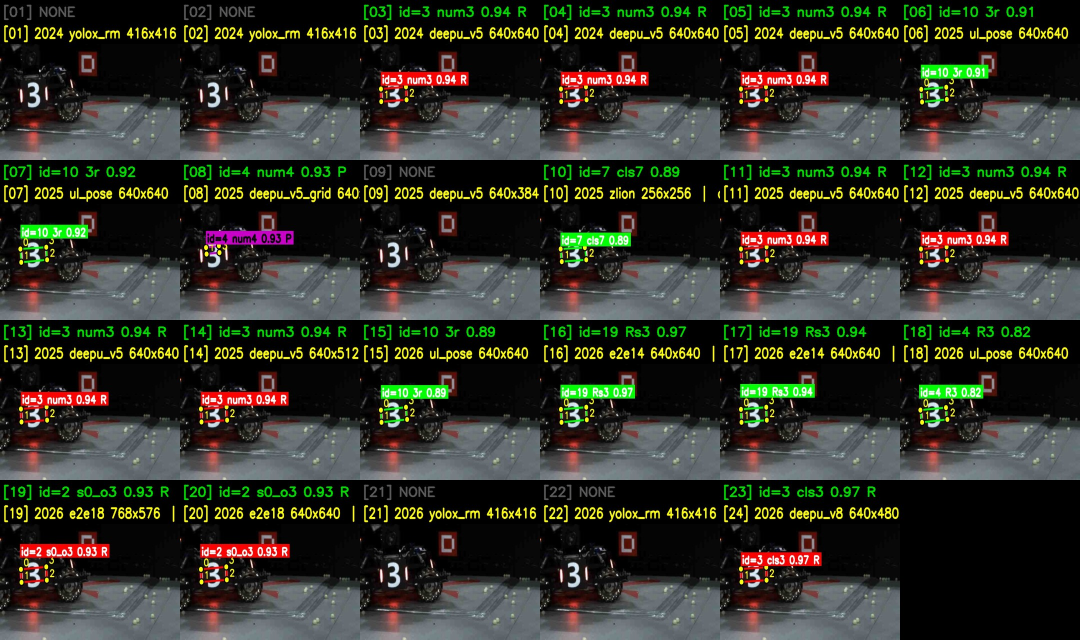
#> input picture data/armor_query/sheet_0020_crop.jpg, 2160 x 1280 px, given as the content of the folder /workspace/RM2025-Armor-Public-Dataset, which was not available (shown at 1/2 size)
$ python prepare_calibration_data.py
#> lines starting #> are read from the running program, lines starting #| are printed output that depends on the picture; pictures that were not available may be replaced by others from this repository, and a replacement may not be noted
#!/usr/bin/env python3
"""生成 RDK X5 PTQ 校准集。

处理链路（与部署/训练预处理严格一致，参考 data/AT_NN_Detector/README.md）：
    letterbox 模式：BGR 原图 -> letterbox(缩放+填充 114) -> BGR2RGB -> /255.0 -> float32 -> NCHW/NHWC -> .bin
    stretch   模式：BGR 原图 -> resize 直拉(无填充，对齐 SHtech 预处理) -> BGR2RGB -> 后同上

筛选策略（依据 docs/数据集使用规范.md）：
    1. 剔除低质量小图（min(w,h) < min_side）
    2. aHash 近似重复帧去重
    3. 按亮度分桶分层抽样，保证暗光/强光两端都有覆盖

输出：
    <out>/images/*.bin      校准数据本体（单输入可直接把 <out>/images 作为 cal_data_dir）
    <out>/source/*.jpg      预处理后的可视化图，仅用于人工检查
    <out>/manifest.csv      抽样清单（亮度、分桶、原始尺寸）
    <out>/README.md         使用说明与 yaml 片段
"""

import argparse
import csv
import os
import shutil

import cv2
import numpy as np

# 亮度分桶与配额，总和需等于 --count
BUCKETS = [
    (0, 15, 15),
    (15, 30, 20),
    (30, 50, 55),
    (50, 80, 65),
    (80, 120, 35),
    (120, 180, 8),
    (180, 256, 2),
]


def ahash(gray, size=16):
    g = cv2.resize(gray, (size, size), interpolation=cv2.INTER_AREA)
    return (g > g.mean()).astype(np.uint8).tobytes()


def letterbox(img_bgr, target_h, target_w, fill=114):
    h, w = img_bgr.shape[:2]
    scale = min(target_w / w, target_h / h)
    nw, nh = max(int(round(w * scale)), 1), max(int(round(h * scale)), 1)
    resized = cv2.resize(img_bgr, (nw, nh), interpolation=cv2.INTER_AREA)
    canvas = np.full((target_h, target_w, 3), fill, dtype=np.uint8)
    pad_t, pad_l = (target_h - nh) // 2, (target_w - nw) // 2
    canvas[pad_t:pad_t + nh, pad_l:pad_l + nw] = resized
    return canvas, scale, (pad_l, pad_t)


def stretch(img_bgr, target_h, target_w):
    """直拉 resize（无 letterbox/填充），对齐 SHtech_auto_aim 的预处理。"""
    h, w = img_bgr.shape[:2]
    canvas = cv2.resize(img_bgr, (target_w, target_h), interpolation=cv2.INTER_AREA)
    # scale 列记录 x 向缩放系数（y 向可能不同），pad 恒为 0
    return canvas, target_w / w, (0, 0)


def collect(src, min_side):
    """读取图片 -> 尺寸过滤 -> 去重，返回 [(path, img, brightness)]。"""
    names = sorted(f for f in os.listdir(src) if f.lower().endswith((".jpg", ".jpeg", ".png")))
    items, seen, tiny, dup = [], set(), 0, 0
    for name in names:
        img = cv2.imread(os.path.join(src, name))
        if img is None:
            continue
        h, w = img.shape[:2]
        if min(h, w) < min_side:
            tiny += 1
            continue
        key = ahash(cv2.cvtColor(img, cv2.COLOR_BGR2GRAY))
        if key in seen:
            dup += 1
            continue
        seen.add(key)
        items.append((name, img, float(img.mean())))
    print(f"[filter] 总数 {len(names)} -> 剔除小图 {tiny} -> 去重 {dup} -> 可用 {len(items)}")
    return items


def stratified_pick(items, count):
    """按亮度分桶分层抽样，桶内按文件名均匀跨步，保证场景分散。"""
    picked, report = [], []
    for lo, hi, quota in BUCKETS:
        if quota <= 0:
            continue
        pool = sorted([it for it in items if lo <= it[2] < hi], key=lambda x: x[0])
        if not pool:
            report.append((lo, hi, 0, 0))
            continue
        if len(pool) <= quota:
            sel = pool
        else:
            idx = np.linspace(0, len(pool) - 1, quota).round().astype(int)
            sel = [pool[int(i)] for i in np.unique(idx)]
        picked.extend(sel)
        report.append((lo, hi, len(pool), len(sel)))
    picked.sort(key=lambda x: x[0])
    print("[sample] 亮度分桶抽样结果（桶区间 / 池大小 / 实选）")
    for lo, hi, pool_n, sel_n in report:
        print(f"         [{lo:>3},{hi:>3})  池={pool_n:>4}  选={sel_n:>3}")
    print(f"[sample] 合计 {len(picked)} 张（目标 {count}）")
    return picked


def main():
    ap = argparse.ArgumentParser()
    ap.add_argument("--src", default="/workspace/RM2025-Armor-Public-Dataset")
    ap.add_argument("--out", default="/workspace/data/horizon_x5/data/calibration_data")
    ap.add_argument("--count", type=int, default=200)
    ap.add_argument("--height", type=int, default=576)
    ap.add_argument("--width", type=int, default=768)
    ap.add_argument("--min-side", type=int, default=360)
    ap.add_argument("--layout", choices=["nchw", "nhwc"], default="nchw")
    ap.add_argument("--resize-mode", choices=["letterbox", "stretch"], default="letterbox",
                    help="letterbox: 缩放+114 填充（AT_NN 等模型）；stretch: 直拉 resize（SHtech 模型，无填充）")
    ap.add_argument("--input-name", default="images")
    ap.add_argument("--dtype", choices=["float32", "uint8"], default="float32",
                    help="float32: 已归一化(/255)，配 norm_type:no_preprocess；"
                         "uint8: 原始 0~255，配 input_type_rt:rgb + data_scale(1/255)")
    args = ap.parse_args()

    img_dir = os.path.join(args.out, "images")
    src_dir = os.path.join(args.out, "source")
    for d in (img_dir, src_dir):
        if os.path.exists(d):
            shutil.rmtree(d)
        os.makedirs(d)

    items = collect(args.src, args.min_side)
#> in collect, img is the input picture: shape (1280, 2160, 3); mean B, G, R 40.3, 49.6, 49.2
#> in ahash, `g = cv2.resize(gray, (size, size), interpolation=cv2.INTER_AREA)`:
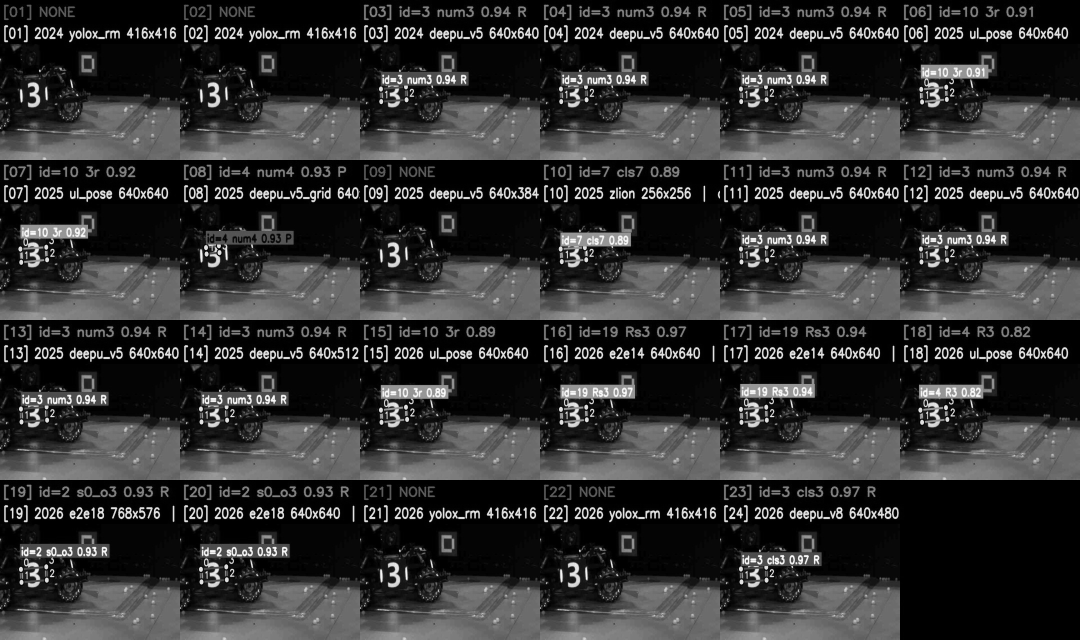
#> gray: shape (1280, 2160) (shown at 1/2 size); min 0, max 255, mean 48.5
#| [filter] 总数 1 -> 剔除小图 0 -> 去重 0 -> 可用 1
#> items = 1 item
    picked = stratified_pick(items, args.count)
#> after the loop in stratified_pick, `for lo, hi, quota in BUCKETS:`: report = [(0, 15, 0, 0), (15, 30, 0, 0), (30, 50, 1, 1), (50, 80, 0, 0), (80, 120, 0, 0), (120, 180, 0, 0), (180, 256, 0, 0)]
#> the loop in stratified_pick, `for lo, hi, pool_n, sel_n in report:` made 7 passes
#|          [  0, 15)  池=   0  选=  0
#|          [ 15, 30)  池=   0  选=  0
#|          [ 30, 50)  池=   1  选=  1
#|          [ 50, 80)  池=   0  选=  0
#|          [ 80,120)  池=   0  选=  0
#|          [120,180)  池=   0  选=  0
#|          [180,256)  池=   0  选=  0
#| [sample] 合计 1 张（目标 200）
#> picked = 1 item

    resize_fn = letterbox if args.resize_mode == "letterbox" else stretch
    print(f"[resize] 模式: {args.resize_mode}")

    rows = []
    for i, (name, img, bright) in enumerate(picked):
        canvas, scale, pad = resize_fn(img, args.height, args.width)
        rgb = cv2.cvtColor(canvas, cv2.COLOR_BGR2RGB)
        if args.dtype == "float32":
            data = rgb.astype(np.float32) / 255.0
            if args.layout == "nchw":
                blob = np.ascontiguousarray(data.transpose(2, 0, 1)[None], dtype=np.float32)
            else:
                blob = np.ascontiguousarray(data[None], dtype=np.float32)
        else:  # uint8，原始 0~255
            if args.layout == "nchw":
                blob = np.ascontiguousarray(rgb.transpose(2, 0, 1)[None], dtype=np.uint8)
            else:
                blob = np.ascontiguousarray(rgb[None], dtype=np.uint8)
        bin_name = f"{args.input_name}_{i:04d}.bin"
        blob.tofile(os.path.join(img_dir, bin_name))
        cv2.imwrite(os.path.join(src_dir, f"{i:04d}.jpg"), canvas,
                    [int(cv2.IMWRITE_JPEG_QUALITY), 95])
        rows.append({
            "index": i,
            "bin": bin_name,
            "src_image": name,
            "orig_w": img.shape[1],
            "orig_h": img.shape[0],
            "brightness": round(bright, 2),
            "scale": round(scale, 4),
            "pad_l": pad[0],
            "pad_t": pad[1],
        })
#> this loop made 1 pass
#> (name, bright, scale) on pass 1: ('sheet_0020_crop.jpg', 46.36, 0.356)
#> pass 1, in letterbox, `resized = cv2.resize(img_bgr, (nw, nh), interpolation=cv2.INTER_AREA)`:
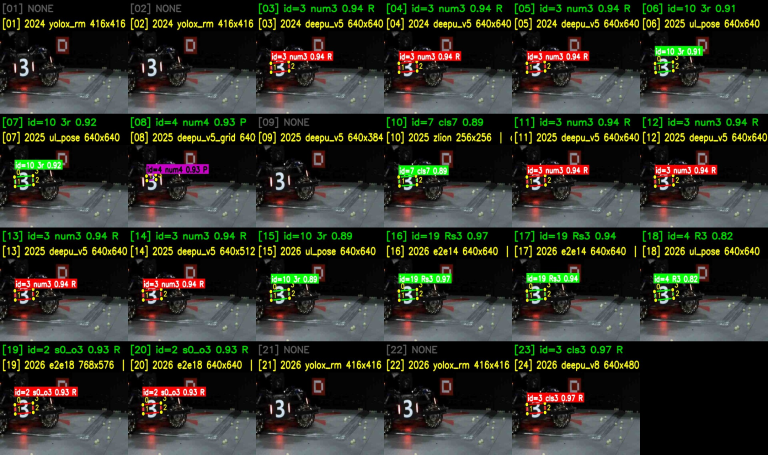
#> resized: shape (455, 768, 3); mean B, G, R 40.3, 49.6, 49.2
#> pass 1, in main, `canvas, scale, pad = resize_fn(img, args.height, args.width)`:
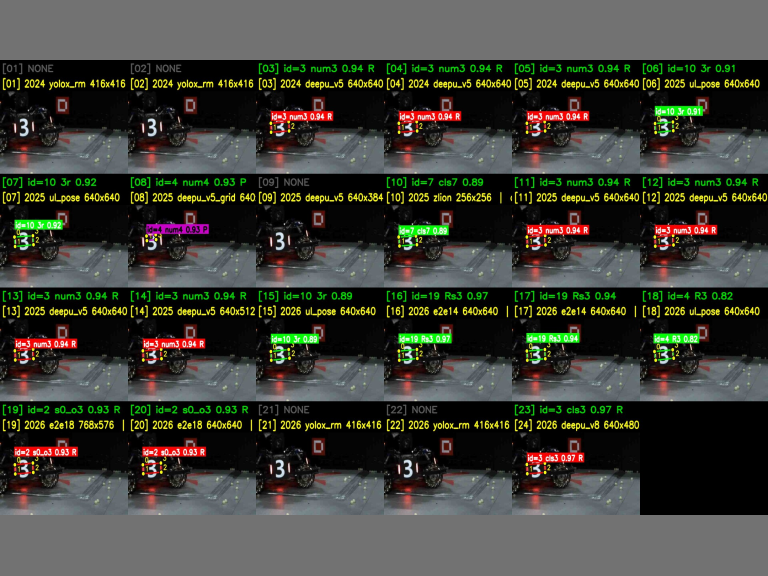
#> canvas: shape (576, 768, 3); mean B, G, R 55.8, 63.1, 62.8
#> after the loop, rows = 1 item

    with open(os.path.join(args.out, "manifest.csv"), "w", newline="", encoding="utf-8") as f:
        w = csv.DictWriter(f, fieldnames=list(rows[0].keys()))
        w.writeheader()
        w.writerows(rows)

    size_mb = sum(os.path.getsize(os.path.join(img_dir, f)) for f in os.listdir(img_dir)) / 1e6
    print(f"\n[done] 校准集: {img_dir}  ({len(rows)} 个 .bin, {size_mb:.0f} MB)")
#| [done] 校准集: /workspace/data/horizon_x5/data/calibration_data/images  (1 个 .bin, 1 MB)
    print(f"[done] 可视化: {src_dir}")
#| [done] 可视化: /workspace/data/horizon_x5/data/calibration_data/source
    print(f"[done] 清单  : {os.path.join(args.out, 'manifest.csv')}")
#| [done] 清单  : /workspace/data/horizon_x5/data/calibration_data/manifest.csv


if __name__ == "__main__":
    main()

$ run again, on data/armor_query/sheet_0029_crop.jpg
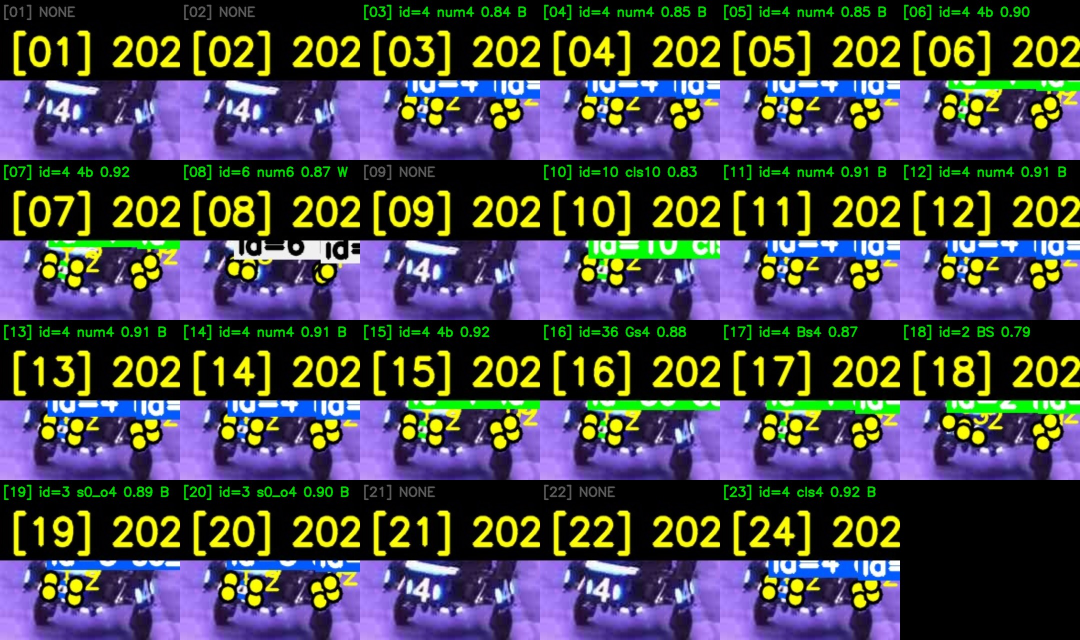
#> input picture data/armor_query/sheet_0029_crop.jpg, 2160 x 1280 px, given as the content of the folder /workspace/RM2025-Armor-Public-Dataset, which was not available (shown at 1/2 size)
#> in collect, img is the input picture: shape (1280, 2160, 3); mean B, G, R 76.7, 69.1, 70.7
#> in ahash, `g = cv2.resize(gray, (size, size), interpolation=cv2.INTER_AREA)`:
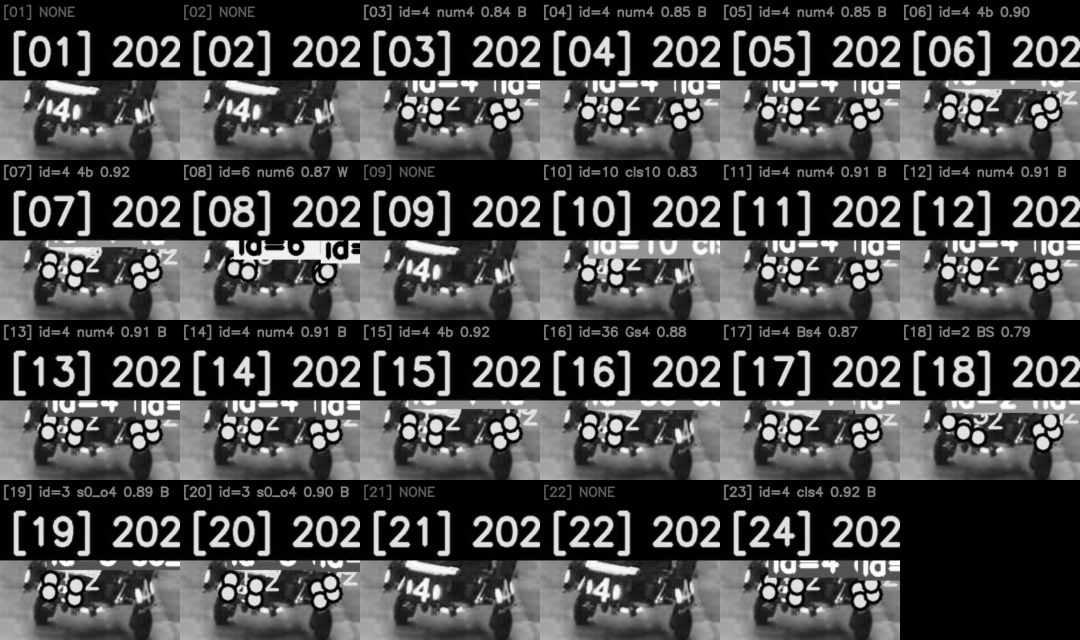
#> gray: shape (1280, 2160) (shown at 1/2 size); min 0, max 255, mean 70.4
#| [filter] 总数 1 -> 剔除小图 0 -> 去重 0 -> 可用 1
#> items = 1 item
#> after the loop in stratified_pick, `for lo, hi, quota in BUCKETS:`: report = [(0, 15, 0, 0), (15, 30, 0, 0), (30, 50, 0, 0), (50, 80, 1, 1), (80, 120, 0, 0), (120, 180, 0, 0), (180, 256, 0, 0)]
#> the loop in stratified_pick, `for lo, hi, pool_n, sel_n in report:` made 7 passes
#> (printed output is left out)
#| [sample] 合计 1 张（目标 200）
#> in main, `picked = stratified_pick(items, args.count)`: picked = 1 item
#> the loop in main, `for i, (name, img, bright) in enumerate(picked):` made 1 pass
#> (name, bright, scale) on pass 1: ('sheet_0029_crop.jpg', 72.17, 0.356)
#> pass 1, in main, `canvas, scale, pad = resize_fn(img, args.height, args.width)`:
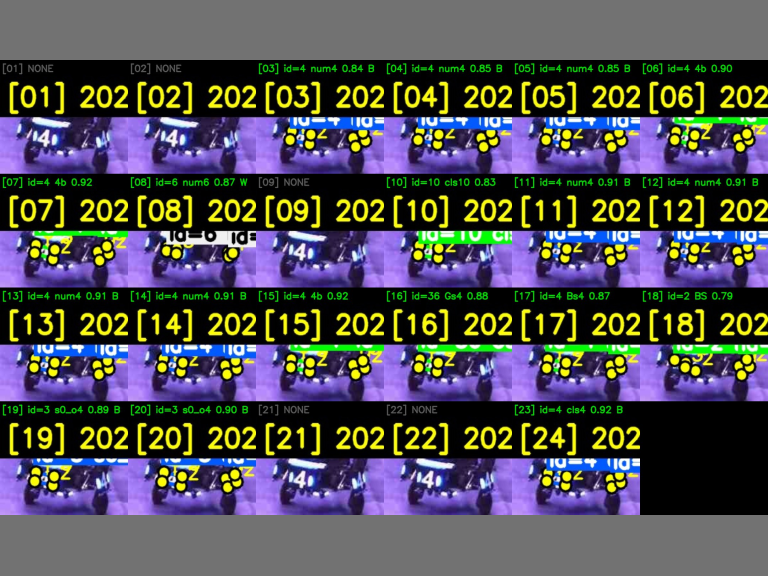
#> canvas: shape (576, 768, 3); mean B, G, R 84.5, 78.6, 79.8
#| [done] 校准集: /workspace/data/horizon_x5/data/calibration_data/images  (1 个 .bin, 1 MB)
#| [done] 可视化: /workspace/data/horizon_x5/data/calibration_data/source
#| [done] 清单  : /workspace/data/horizon_x5/data/calibration_data/manifest.csv
